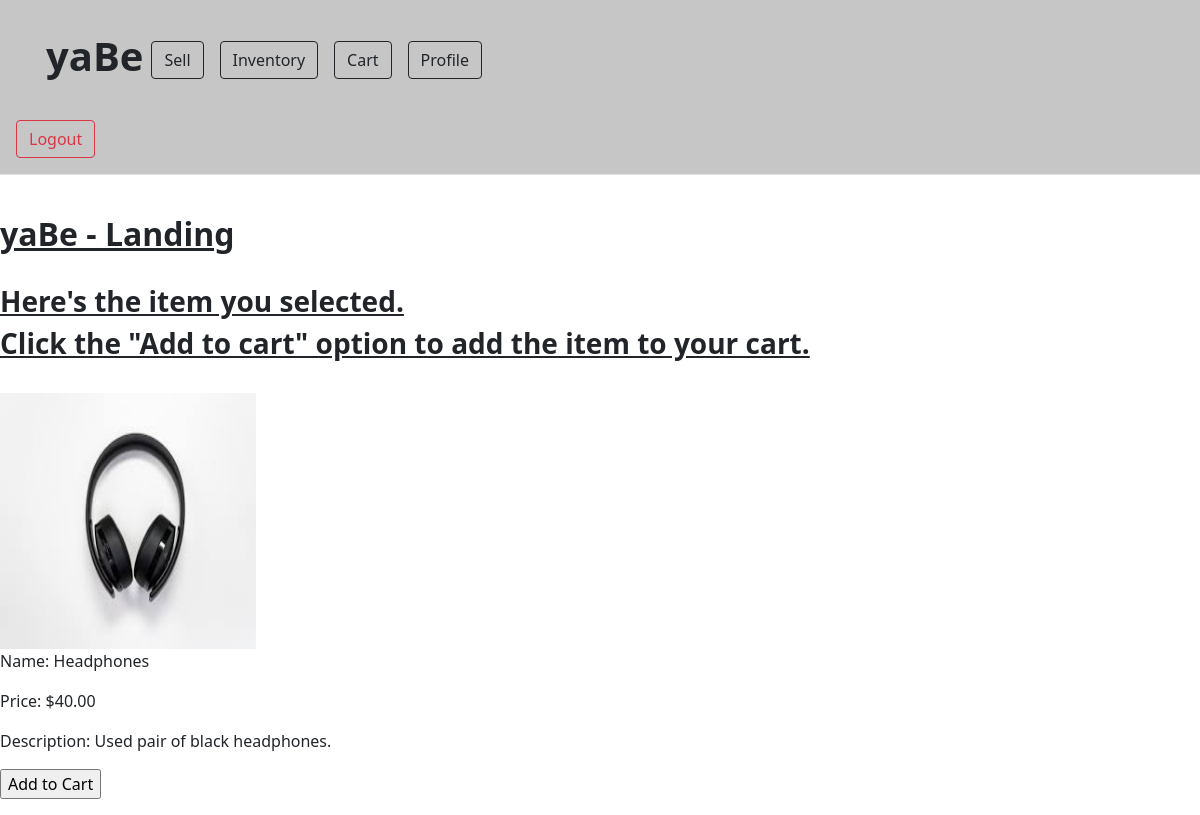
/7, run on the app's committed database.
### app/models.py (models this page shows)
class Item(db.Model):
 id = db.Column(db.Integer, primary_key = True)
 name = db.Column(db.String(128))
 price = db.Column(db.Float)
 image = db.Column(db.String(256)) #changed from LargeBinary to String--this will be the name of the image
 description = db.Column(db.String(256))
 user_seller_name = db.Column(db.String, db.ForeignKey('user.username'))

### app/routes.py (the view, shortened to what this page needs)
@appObj.route('/<itemID>', methods = ['GET', 'POST'])
def landingPage(itemID):
  selectedItem = Item.query.filter_by(id = itemID).first()
  user = current_user
  image_rel_path = '../static/files/' + selectedItem.image #concatenate for relative path
  print(image_rel_path) #DEBUGGING
  cartOption = addToCart()
  return render_template("landing.html", itemID = itemID, selectedItem = selectedItem, cartForm = cartOption, image_rel_path = image_rel_path)

### app/addToCart.py
class addToCart(FlaskForm):
    submit = SubmitField('Add to Cart')

### app/templates/landing.html (shortened to what this page needs)
<!doctype html>
<html lang="en">
  <head>
     <link href="https://cdn.jsdelivr.net/npm/bootstrap@5.0.2/dist/css/bootstrap.min.css" rel="stylesheet">
    <body>
    <body>
<main>
   <header class="p-3 mb-3 border-bottom" style= "background: #c6c6c6">
    <div class="container p-3 mb-3" style="background: #c6c6c6"">
     <div class="d-flex flex-wrap align-items-center justify-content-center justify-content-lg-start"</div>
        <a href="/home" class="d-flex align-items-center mb-2 mb-lg-0 text-dark text-decoration-none">
         <h1> <b> yaBe </b> </h1>
        </a>
        <ul class="nav col-12 col-lg-auto me-lg-auto mb-2 justify-content-center mb-md-0">
         <li> <a class="btn btn-outline-dark m-2" href="sell_item" role="button">Sell</a> </li>
         <li> <a class="btn btn-outline-dark m-2" href="see_all_items" role="button">Inventory</a> </li>
         <li> <a class="btn btn-outline-dark m-2" href="cart" role="button">Cart</a></li>
         <li> <a class="btn btn-outline-dark m-2" href="view_profile" role="button"> Profile </a></li>
        </ul>
        <br>
       </div>
     </div>
  <div class="d-flex flex-wrap align-items-center justify-content-center justify-content-lg-start" </div>
   <a class="btn btn-outline-danger mr-2" href="{{url_for('logout')}}" role="button"> Logout </a>
  </header>
  <br>
  <h2><b><u> yaBe - Landing </b></u></h2>
   <br>
   <h3> <b> <u> Here's the item you selected. </b> </u> </h3>
   <h3> <b> <u> Click the "Add to cart" option to add the item to your cart. </b> </u> </h3>
   <br>
   <img src= {{image_rel_path}} style="width:256px; height:256px;">
   <p> Name: {{selectedItem.name}}</p>
   <p> Price: {{"$%.2f"|format(selectedItem.price)}}</p>
   <p> Description: {{selectedItem.description}} </p>
   <form action="" method="post" nonvalidate>
    <p>
    {{cartForm.submit()}}
    </p>
  </body>
  </body>
</html>

### data on the page
Item: name "Headphones", price "$40.00", description "Used pair of black headphones."
